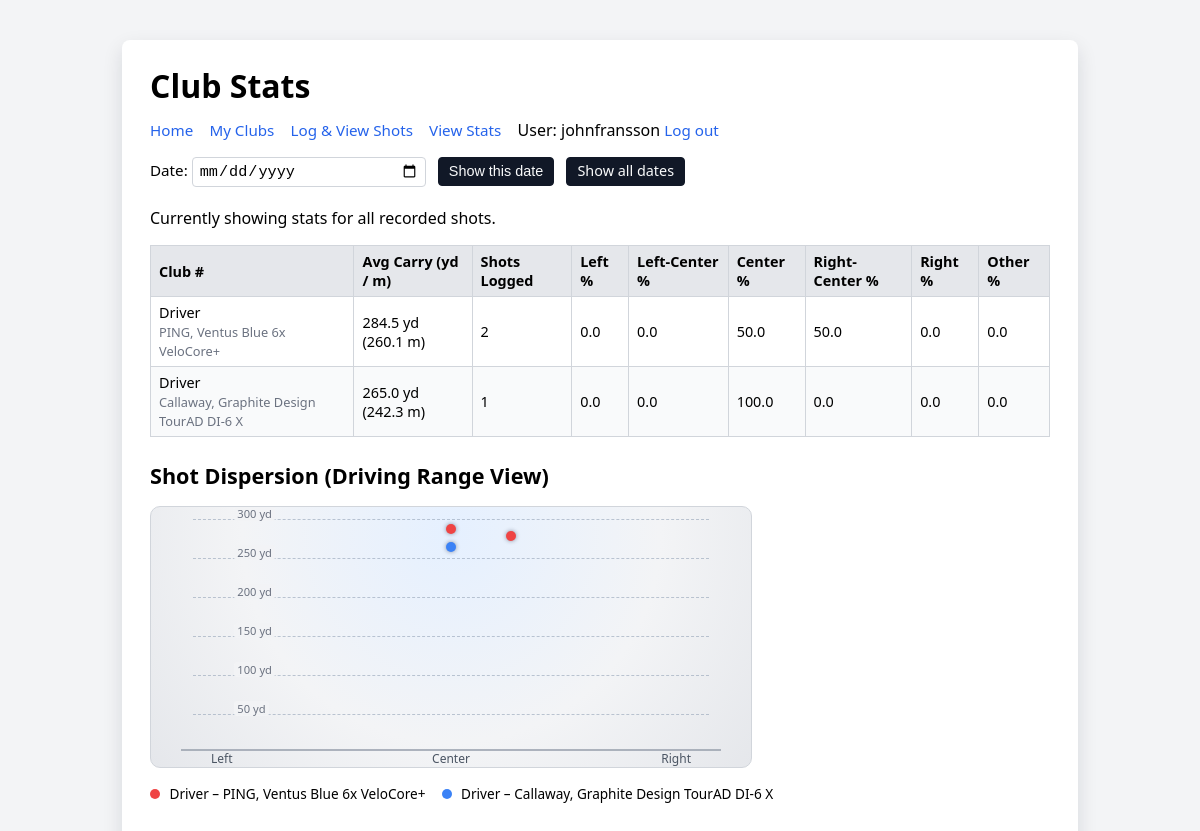
/stats (signed in), run on the app's committed database.
### tables this page shows
CREATE TABLE clubs (
id INTEGER PRIMARY KEY AUTOINCREMENT,
name TEXT NOT NULL,
loft REAL,
notes TEXT,
bag_order INTEGER
, user_id INTEGER NOT NULL DEFAULT 1);

### app.py (the view)
@app.route("/stats")
@login_required
def stats():
    selected_date = request.args.get("date")  # e.g. "2025-12-07" or None
    user_id = session["user_id"]
    club_query = """
        SELECT clubs.id,
               clubs.name,
               clubs.notes,
               ROUND(AVG(shots.distance), 1) AS avg_distance,
               COUNT(*) AS shot_count
        FROM shots
        JOIN clubs ON shots.club_id = clubs.id
        WHERE clubs.user_id = ?
    """
    club_params = [user_id]
    if selected_date:
        club_query += " AND shots.date = ?\n"
        club_params.append(selected_date)
    club_query += """
        GROUP BY clubs.id, clubs.name, clubs.notes
        HAVING COUNT(*) > 0
        ORDER BY COALESCE(clubs.bag_order, 999), clubs.name
    """
    club_stats = db.execute(club_query, *club_params)
    miss_query = """
        SELECT clubs.id,
               LOWER(TRIM(COALESCE(shots.result, ''))) AS result,
               COUNT(*) AS count
        FROM shots
        JOIN clubs ON shots.club_id = clubs.id
        WHERE clubs.user_id = ?
    """
    miss_params = [user_id]
    if selected_date:
        miss_query += """
          AND shots.date = ?
          AND shots.result IS NOT NULL
          AND TRIM(shots.result) != ''
        """
        miss_params.append(selected_date)
    else:
        miss_query += """
          AND shots.result IS NOT NULL
          AND TRIM(shots.result) != ''
        """
    miss_query += """
        GROUP BY clubs.id, result
    """
    miss_rows = db.execute(miss_query, *miss_params)
    miss_counts = {}
    for row in miss_rows:
        cid = row["id"]
        r = row["result"]
        count = row["count"]
        if cid not in miss_counts:
            miss_counts[cid] = {
                "left": 0,
                "center_left": 0,
                "center": 0,
                "center_right": 0,
                "right": 0,
                "other": 0,
            }
        if "left" in r or "hook" in r or "pull" in r:
            miss_counts[cid]["left"] += count
        elif "draw" in r:
            miss_counts[cid]["center_left"] += count
        elif "right" in r or "slice" in r or "push" in r:
            miss_counts[cid]["right"] += count
        elif "cut" in r or "fade" in r:
            miss_counts[cid]["center_right"] += count
        elif "center" in r or "straight" in r or "pure" in r:
            miss_counts[cid]["center"] += count
        else:
            miss_counts[cid]["other"] += count
    for row in club_stats:
        cid = row["id"]
        total = row["shot_count"]
        counts = miss_counts.get(
            cid,
            {
                "left": 0,
                "center_left": 0,
                "center": 0,
                "center_right": 0,
                "right": 0,
                "other": 0,
            },
        )
        if total > 0:
            row["left_pct"] = round(100 * counts["left"] / total, 1)
            row["center_left_pct"] = round(100 * counts["center_left"] / total, 1)
            row["center_pct"] = round(100 * counts["center"] / total, 1)
            row["center_right_pct"] = round(100 * counts["center_right"] / total, 1)
            row["right_pct"] = round(100 * counts["right"] / total, 1)
            row["other_pct"] = round(100 * counts["other"] / total, 1)
        else:
            row["left_pct"] = row["center_left_pct"] = row["center_pct"] = 0.0
            row["center_right_pct"] = row["right_pct"] = row["other_pct"] = 0.0
    club_labels = {}
    for row in club_stats:
        label = row["name"]
        if row["notes"]:
            label = f"{label} – {row['notes']}"
        club_labels[row["id"]] = label
    palette = [
        "#ef4444",  # red
        "#3b82f6",  # blue
        "#22c55e",  # green
        "#f97316",  # orange
        "#a855f7",  # purple
        "#14b8a6",  # teal
        "#eab308",  # yellow
        "#6b7280",  # gray
    ]
    club_colors = {}
    for idx, row in enumerate(club_stats):
        club_colors[row["id"]] = palette[idx % len(palette)]
    raw_query = """
        SELECT shots.id,
               shots.distance,
               LOWER(TRIM(COALESCE(shots.result, ''))) AS result,
               clubs.id AS club_id
        FROM shots
        JOIN clubs ON shots.club_id = clubs.id
        WHERE clubs.user_id = ?
    """
    raw_params = [user_id]
    if selected_date:
        raw_query += " AND shots.date = ?"
        raw_params.append(selected_date)
    raw_shots = db.execute(raw_query, *raw_params)
    range_ticks = []
    if raw_shots:
        raw_max = max(
            (s["distance"] for s in raw_shots if s["distance"] is not None),
            default=0,
        )
        if raw_max <= 0:
            chart_max = 50
        else:
            chart_max = ((int(raw_max) + 49) // 50) * 50
    else:
        raw_max = 0
        chart_max = 50
    step = 50
    current = step
    while current <= chart_max:
        norm_tick = current / chart_max if chart_max > 0 else 0
        y_tick = 5 + norm_tick * 90
        range_ticks.append({"value": current, "y": round(y_tick, 1)})
        current += step
    spray_shots = []
    for s in raw_shots:
        dist = s["distance"] or 0.0
        r = s["result"]
        cid = s["club_id"]
        norm = dist / chart_max if chart_max > 0 else 0
        dot_offset = 3.9
        y = 5 + norm * 90 - dot_offset
        if y < 5:
            y = 5
        if y > 95:
            y = 95
        if "left" in r or "hook" in r or "pull" in r:
            lane = -2
        elif "draw" in r:
            lane = -1
        elif "right" in r or "slice" in r or "push" in r:
            lane = 2
        elif "cut" in r or "fade" in r:
            lane = 1
        elif "center" in r or "straight" in r or "pure" in r:
            lane = 0
        else:
            lane = 0
        x = 50 + lane * 10
        x = max(5, min(95, x))
        spray_shots.append(
            {
                "x": round(x, 1),
                "y": round(y, 1),
                "color": club_colors.get(cid, "#6b7280"),
                "label": club_labels.get(cid, "Unknown club"),
                "distance": round(dist, 1),
                "result_raw": r or "",
            }
        )
    spray_legend = []
    for row in club_stats:
        spray_legend.append(
            {
                "label": club_labels[row["id"]],
                "color": club_colors[row["id"]],
            }
        )
    return render_template(
        "stats.html",
        stats=club_stats,
        spray_shots=spray_shots,
        spray_legend=spray_legend,
        range_ticks=range_ticks,
        selected_date=selected_date,
    )

### app.py (called while the page is built)
def login_required(f):
    @wraps(f)
    def wrapped(*args, **kwargs):
        if "user_id" not in session:
            return redirect("/login")
        return f(*args, **kwargs)
    return wrapped

### templates/stats.html (shortened to what this page needs)
<!doctype html>
<html lang="en">
    <head>
        <link rel="stylesheet" href="{{ url_for('static', filename='styles.css') }}">
    </head>
    <body>
        <div class="container">
            <h1>Club Stats</h1>
            <nav>
                <a href="/">Home</a>
                <a href="/clubs">My Clubs</a>
                <a href="/shots">Log &amp; View Shots</a>
                <a href="/stats">View Stats</a>
                <span class="nav-user">User: {{ session.username }}</span>
                <a href="/logout">Log out</a>
            </nav>
            <form action="/stats" method="get" class="filter-form">
                <p>
                    <label>
                        Date:
                        <input type="date" name="date" value="{{ selected_date or '' }}">
                    </label>
                    <button type="submit" class="btn">Show this date</button>
                    <a href="/stats" class="btn">Show all dates</a>
                </p>
            </form>
            {% if selected_date %}
                <p>Currently showing stats for <strong>{{ selected_date }}</strong> only.</p>
            {% else %}
                <p>Currently showing stats for all recorded shots.</p>
            {% endif %}
            <table>
                <thead>
                    <tr>
                        <th>Club #</th>
                        <th>Avg Carry (yd / m)</th>
                        <th>Shots Logged</th>
                        <th>Left %</th>
                        <th>Left-Center %</th>
                        <th>Center %</th>
                        <th>Right-Center %</th>
                        <th>Right %</th>
                        <th>Other %</th>
                    </tr>
                </thead>
                <tbody>
                    {% for row in stats %}
                        <tr>
                            <td>
                                {{ row.name }}
                                {% if row.notes %}
                                    <br><small>{{ row.notes }}</small>
                                {% endif %}
                            </td>
                            <td>
                                {{ row.avg_distance }} yd
                                ({{ (row.avg_distance * 0.9144) | round(1) }} m)
                            </td>
                            <td>{{ row.shot_count }}</td>
                            <td>{{ row.left_pct }}</td>
                            <td>{{ row.center_left_pct }}</td>
                            <td>{{ row.center_pct }}</td>
                            <td>{{ row.center_right_pct }}</td>
                            <td>{{ row.right_pct }}</td>
                            <td>{{ row.other_pct }}</td>
                        </tr>
                    {% endfor %}
                </tbody>
            </table>
            {% if spray_shots %}
                <h2>Shot Dispersion (Driving Range View)</h2>
                <div class="range-box">
                    {% for shot in spray_shots %}
                        <span class="spray-dot" style="left: {{ shot.x }}%; bottom: {{ shot.y }}%; background-color: {{ shot.color }};" title="{{ shot.label }} – {{ shot.distance }} yd ({{ shot.result_raw }})">
                        </span>
                    {% endfor %}
                    {% for tick in range_ticks %}
                        <div class="range-tick" style="bottom: {{ tick.y }}%;">
                            <span class="range-tick-label">{{ tick.value }} yd</span>
                        </div>
                    {% endfor %}
                    <div class="range-label range-label-left">Left</div>
                    <div class="range-label range-label-center">Center</div>
                    <div class="range-label range-label-right">Right</div>
                </div>
                <ul class="spray-legend">
                    {% for item in spray_legend %}
                        <li>
                            <span class="legend-swatch" style="background-color: {{ item.color }};"></span>
                            {{ item.label }}
                        </li>
                    {% endfor %}
                </ul>
            {% endif %}
        </div>
    </body>
</html>

### static/styles.css (style rules this page uses)
body { font-family: system-ui, -apple-system, BlinkMacSystemFont, "Segoe UI", sans-serif; background-color: #f3f4f6; margin: 0; padding: 0; }
.container { max-width: 900px; margin: 40px auto; background-color: #ffffff; padding: 24px 28px; border-radius: 8px; box-shadow: 0 8px 20px rgba(15, 23, 42, 0.12); }
h1 { margin-top: 0; margin-bottom: 12px; font-size: 2rem; }
h2 { margin-top: 24px; margin-bottom: 8px; font-size: 1.35rem; }
nav { margin-bottom: 16px; }
nav a { margin-right: 12px; text-decoration: none; color: #2563eb; font-size: 0.95rem; }
table { width: 100%; border-collapse: collapse; margin-top: 12px; font-size: 0.9rem; }
th, td { border: 1px solid #d1d5db; padding: 6px 8px; text-align: left; }
th { background-color: #e5e7eb; font-weight: 600; }
tbody tr:nth-child(even) { background-color: #f9fafb; }
form p { margin: 6px 0; }
label { display: inline-block; margin-bottom: 4px; font-size: 0.95rem; }
input[type="text"], input[type="number"], input[type="date"], select { padding: 4px 6px; font-size: 0.95rem; border: 1px solid #d1d5db; border-radius: 4px; min-width: 220px; }
button, input[type="submit"], .btn { display: inline-block; padding: 4px 10px; font-size: 0.9rem; line-height: 1.3; border-radius: 4px; border: 1px solid #111827; background-color: #111827; color: #f9fafb; cursor: pointer; text-decoration: none; box-sizing: border-box; }
.filter-form .btn { margin-left: 0.5rem; }
.range-box { position: relative; width: 100%; max-width: 600px; height: 260px; margin: 16px 0; border-radius: 10px; border: 1px solid #d1d5db; background: radial-gradient(circle at 50% 10%, #e5f0ff, #f3f4f6 55%, #e5e7eb 100%); overflow: hidden; }
.range-box::before { content: ""; position: absolute; left: 5%; right: 5%; bottom: 6%; height: 2px; background-color: #9ca3af; opacity: 0.8; }
.spray-dot { position: absolute; width: 10px; height: 10px; border-radius: 999px; box-shadow: 0 0 4px rgba(15, 23, 42, 0.45); transform: translate(-50%, -50%); }
.range-tick { position: absolute; left: 7%; right: 7%; height: 0; border-top: 1px dashed rgba(148, 163, 184, 0.6); }
.range-tick-label { position: absolute; left: 8%; top: -0.9rem; font-size: 0.7rem; color: #6b7280; background-color: rgba(243, 244, 246, 0.95); padding: 0 3px; border-radius: 3px; }
.range-label { position: absolute; bottom: 0; font-size: 0.75rem; color: #4b5563; }
.range-label-left { left: 10%; }
.range-label-center { left: 50%; transform: translateX(-50%); }
.range-label-right { right: 10%; }
.spray-legend { list-style: none; padding-left: 0; margin: 8px 0 20px 0; display: flex; flex-wrap: wrap; gap: 8px 16px; font-size: 0.85rem; }
.legend-swatch { display: inline-block; width: 10px; height: 10px; border-radius: 999px; margin-right: 6px; }
small { color: #6b7280; font-size: 0.8rem; }

### data on the page
clubs: name "Driver", notes "PING, Ventus Blue 6x VeloCore+", avg_distance "284.5", avg_distance "260.1", shot_count "2", left_pct "0.0", center_left_pct "0.0", center_pct "50.0", center_right_pct "50.0", right_pct "0.0", other_pct "0.0"
clubs: name "Driver", notes "Callaway, Graphite Design TourAD DI-6 X", avg_distance "265.0", avg_distance "242.3", shot_count "1", left_pct "0.0", center_left_pct "0.0", center_pct "100.0", center_right_pct "0.0", right_pct "0.0", other_pct "0.0"

### other printed values
{{ session.username }} "johnfransson"
{{ tick.value }} "50" "100" "150" "200" "250" "300"
{{ item.label }} "Driver – PING, Ventus Blue 6x VeloCore+" "Driver – Callaway, Graphite Design TourAD DI-6 X"
